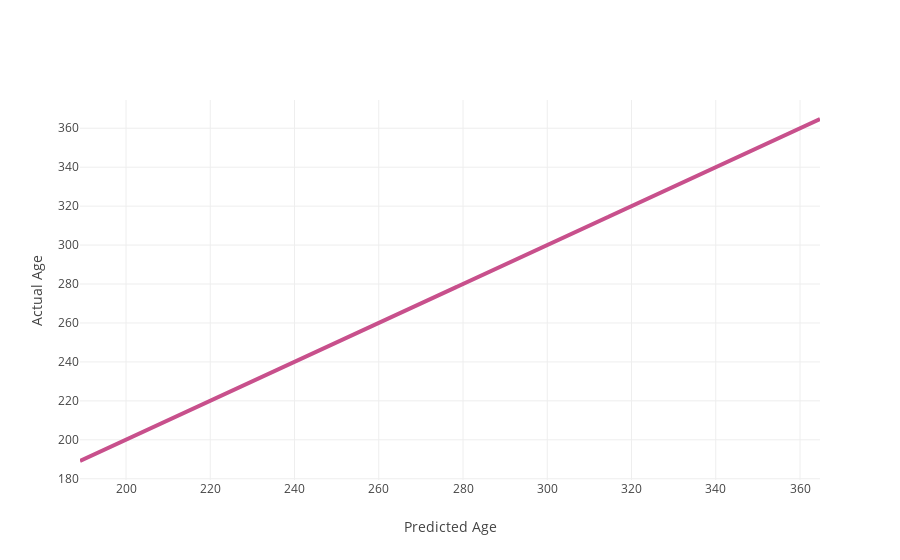

Source (notebook cell):
### Code cell
trace0 = Scatter(
    x = y_model_4.tolist(),
    y = df_y_test.Age,
    name = 'Predicted vs Actual Age',
    line = dict(
        color = ('rgb(200, 80, 140)'),
        width = 4)
)

data = [trace0]

# Edit the layout
layout = dict(xaxis = dict(title = 'Predicted Age'),
              yaxis = dict(title = 'Actual Age'),
              )

fig = dict(data=data, layout=layout)
plot.iplot(fig, filename='Result.html')

### Figure 1 — Plotly figure (JSON) as saved in the notebook; plotly's stock layout.template omitted (floating-point values rounded to 4 significant figures)
{"data": [{"line": {"color": "rgb(200, 80, 140)", "width": 4}, "name": "Predicted vs Actual Age", "type": "scatter", "x": [278.4, 220.5, 265.5, 211.7, 250.1, 265.2, 299.4, 266.9, 248.8, 189.1, 293.2, 226.4, 301.3, 253.8, 240.0, 364.7, 212.8, 256.1, 356.3, 314.5], "y": [278.4, 220.7, 265.4, 211.7, 250.2, 265.2, 299.5, 266.8, 248.9, 189.1, 293.4, 226.5, 301.4, 253.6, 240.1, 364.7, 212.8, 256.2, 356.1, 314.5]}], "layout": {"xaxis": {"title": "Predicted Age"}, "yaxis": {"title": "Actual Age"}}}
